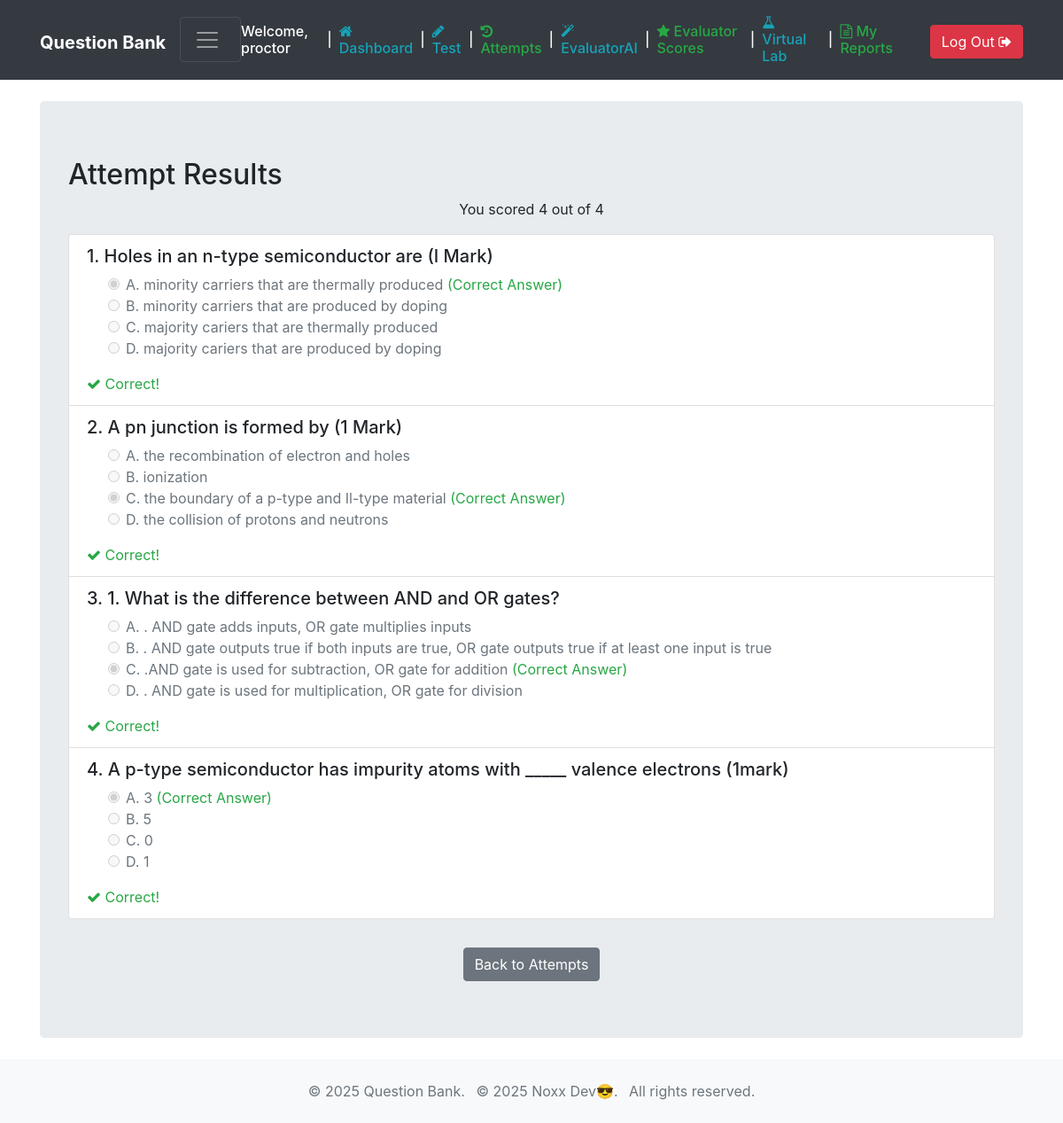
Page /attempts/18/ (signed in) on the committed database.
### QuestionBank/models.py (models this page shows, shortened)
class CustomUser(AbstractUser):
    user_id = models.AutoField(primary_key=True)  # Explicit primary key
    username = models.CharField(max_length=50, unique=True)
    password = models.CharField(max_length=255)
    rating = models.FloatField(default=0.0)

class Response(models.Model):
    response_id = models.AutoField(primary_key=True)
    user = models.ForeignKey(CustomUser, on_delete=models.CASCADE)
    question = models.ForeignKey(Question, on_delete=models.CASCADE)
    selected_option = models.IntegerField(blank=True, null=True)  # Optional for word completion
    is_correct = models.BooleanField()
    timestamp = models.DateTimeField(auto_now_add=True)
    attempt = models.ForeignKey(Attempt, on_delete=models.CASCADE)

class Question(models.Model):
    MULTIPLE_CHOICE = 'multi'
    WORD_COMPLETION = 'word'
    QUESTION_TYPES = [
        (MULTIPLE_CHOICE, 'Multiple Choice'),
        (WORD_COMPLETION, 'Word Completion'),
    ]
    question_id = models.AutoField(primary_key=True)
    question_text = models.TextField()
    option1 = models.TextField(blank=True, null=True)  # Optional for word completion
    option2 = models.TextField(blank=True, null=True)  # Optional for word completion
    option3 = models.TextField(blank=True, null=True)  # Optional for word completion
    option4 = models.TextField(blank=True, null=True)  # Optional for word completion
    correct_option = models.IntegerField(blank=True, null=True)  # Optional for word completion
    difficulty = models.FloatField()
    type = models.CharField(max_length=5, choices=QUESTION_TYPES, default=MULTIPLE_CHOICE)

### QuestionBank/views.py (the view)
# urls.py: path('attempts/<int:attempt_id>/', views.view_attempt, name='view_attempt'),
@login_required
def view_attempt(request, attempt_id):
    attempt = get_object_or_404(Attempt, attempt_id=attempt_id, user=request.user)
    responses = Response.objects.filter(attempt=attempt)
    correct_answers = responses.filter(is_correct=True).count()
    total_questions = responses.count()
    return render(request, 'bank/view_attempt.html', {
        'attempt': attempt,
        'responses': responses,
        'correct_answers': correct_answers,
        'total_questions': total_questions,
    })

### QuestionBank/templates/bank/view_attempt.html (shortened to what this page needs)
{% extends 'layout/base.html' %}
{% block content %}
<div class="container">
  <div class="jumbotron my-4">
    <h2>Attempt Results</h2>
    <p class="text-center">You scored {{ correct_answers }} out of {{ total_questions }}</p>
    <ul class="list-group">
      {% for response in responses %}
      <li class="list-group-item">
        <h5>{{ forloop.counter }}. {{ response.question.question_text }}</h5>
        <form>
          <div class="form-check mx-4">
            <input class="form-check-input" type="radio" name="selected_option_{{ response.question.question_id }}"
                   id="choice1_{{ response.question.question_id }}" value="1"
                   {% if response.selected_option == 1 %}checked{% endif %} disabled>
            <label class="form-check-label {% if response.selected_option == 1 and not response.is_correct %}text-danger{% endif %}"
                   for="choice1_{{ response.question.question_id }}"> A.
              {{ response.question.option1 }}
            </label>
            {% if response.question.correct_option == 1 %}
            <span class="text-success">(Correct Answer)</span>
            {% endif %}
          </div>
          <div class="form-check mx-4">
            <input class="form-check-input" type="radio" name="selected_option_{{ response.question.question_id }}"
                   id="choice2_{{ response.question.question_id }}" value="2"
                   {% if response.selected_option == 2 %}checked{% endif %} disabled>
            <label class="form-check-label {% if response.selected_option == 2 and not response.is_correct %}text-danger{% endif %}"
                   for="choice2_{{ response.question.question_id }}"> B.
              {{ response.question.option2 }}
            </label>
          </div>
          <div class="form-check mx-4">
            <input class="form-check-input" type="radio" name="selected_option_{{ response.question.question_id }}"
                   id="choice3_{{ response.question.question_id }}" value="3"
                   {% if response.selected_option == 3 %}checked{% endif %} disabled>
            <label class="form-check-label {% if response.selected_option == 3 and not response.is_correct %}text-danger{% endif %}"
                   for="choice3_{{ response.question.question_id }}"> C.
              {{ response.question.option3 }}
            </label>
            {% if response.question.correct_option == 3 %}
            <span class="text-success">(Correct Answer)</span>
            {% endif %}
          </div>
          <div class="form-check mx-4">
            <input class="form-check-input" type="radio" name="selected_option_{{ response.question.question_id }}"
                   id="choice4_{{ response.question.question_id }}" value="4"
                   {% if response.selected_option == 4 %}checked{% endif %} disabled>
            <label class="form-check-label {% if response.selected_option == 4 and not response.is_correct %}text-danger{% endif %}"
                   for="choice4_{{ response.question.question_id }}"> D.
              {{ response.question.option4 }}
            </label>
          </div>
        </form>
        <div class="mt-3">
          {% if response.is_correct %}
          <span class="text-success"><i class="fa fa-check"></i> Correct!</span>
          {% else %}
          <span class="text-danger"><i class="fa fa-times"></i> Incorrect</span>
          {% endif %}
        </div>
      </li>
      {% endfor %}
    </ul>
    <div class="text-center mt-4">
      <a href="{% url 'bank:list_attempts' %}" class="btn btn-secondary mt-2">Back to Attempts</a>
    </div>
  </div>
</div>
{% endblock content %}

### QuestionBank/templates/layout/base.html (shortened to what this page needs)
{% load static %}
<!doctype html>
<html lang="en">
<head>
    <link rel="stylesheet" href="https://maxcdn.bootstrapcdn.com/bootstrap/4.0.0-beta.2/css/bootstrap.min.css">
    <link rel="stylesheet" href="https://maxcdn.bootstrapcdn.com/font-awesome/4.7.0/css/font-awesome.min.css">
    <link rel="stylesheet" href="{% static 'assets/css/main.css' %}">
</head>
<body class="bg-white">
    <nav class="navbar navbar-expand-md navbar-dark bg-dark">
        <div class="container">
            <h1><a href="{% url 'bank:user_home' %}" class="navbar-brand">
            <strong>Question Bank</strong></a></h1>
            <button type="button" class="navbar-toggler wiggle-pulse d-flex align-items-center" data-toggle="collapse" data-target="#navbar" aria-controls="navbar" aria-expanded="false" aria-label="Toggle navigation">
                <span class="navbar-toggler-icon mr-2"></span>
            </button>
            <div class="collapse navbar-collapse justify-content-end " id="navbar">
                {% if not request.user.is_active %}
                <a href="{% url 'bank:login' %}" class="btn btn-success mt-1 ml-2"><i class="fa fa-sign-in" aria-hidden="true"></i> Log In</a>
                {% else %}
                <h6 class="text-white mt-2 mr-2">Welcome, {{ request.user.username }}</h6>
                <h6 class="text-light mt-2 mr-2">|</h6>
                <h6 class="text-white mt-2 mr-2"><a href="{% url 'bank:user_home' %}" class="text-info"><i class="fa fa-home"></i> Dashboard</a></h6>
                <h6 class="text-light mt-2 mr-2">|</h6>
                <h6 class="text-white mt-2 mr-2"><a href="{% url 'bank:generate_quiz' %}" class="text-info"> <i class="fa fa-pencil"></i> Test </a></h6>
                <h6 class="text-light mt-2 mr-2">|</h6>
                <h6 class="text-white mt-2 mr-2"><a href="{% url 'bank:list_attempts' %}" class="text-success"><i class="fa fa-history"></i> Attempts</a></h6>
                <h6 class="text-light mt-2 mr-2">|</h6>
                <h6 class="text-white mt-2 mr-2"><a href="{% url 'bank:evaluator_ai' %}" class="text-info"><i class="fa fa-magic"></i> EvaluatorAI</a></h6>
                <h6 class="text-light mt-2 mr-2">|</h6>
                <h6 class="text-white mt-2 mr-2"><a href="{% url 'bank:evaluated_responses' %}" class="text-success"><i class="fa fa-star"></i> Evaluator Scores</a></h6>
                <h6 class="text-light mt-2 mr-2">|</h6>
                <h6 class="text-white mt-2 mr-2"><a href="{% url 'bank:experiment_list' %}" class="text-info"><i class="fa fa-flask"></i> Virtual Lab</a></h6>
                <h6 class="text-light mt-2 mr-2">|</h6>
                <h6 class="text-white mt-2 mr-2"><a href="{% url 'bank:report_list' %}" class="text-success"><i class="fa fa-file-text-o"></i> My Reports</a></h6>
                <a href="{% url 'bank:logout' %}" class="btn btn-danger mt-1 ml-4">Log Out <i class="fa fa-sign-out" aria-hidden="true"></i></a>
                {% endif %}
            </div>
        </div>
    </nav>
    {% block content %}
    {% endblock content %}
    <footer class="bg-light text-muted py-0">
        <div class="container py-4">
            <ul class="list-inline mb-0 text-center">
                <li class="list-inline-item">&copy; 2025 Question Bank.</li>
                <li class="list-inline-item">&copy; 2025 Noxx Dev😎.</li>
                <li class="list-inline-item">All rights reserved.</li>
            </ul>
        </div>
    </footer>
</body>
</html>

### QuestionBank/static/assets/css/main.css (style rules this page uses)
button { background-color: #4CAF50; color: white; padding: 10px 20px; border: none; border-radius: 4px; cursor: pointer; }
.wiggle-pulse { animation: wigglePulse 1.2s ease-in-out infinite alternate; }
.navbar-toggler { padding: 0.6rem 0.9rem; }

### QuestionBank/templates/layout/base.html (style rules this page uses)
.wiggle-pulse { animation: wigglePulse 1.2s ease-in-out 1; }

### rows in the picture
CustomUser: user.username "proctor"
Response: question.question_text "Holes in an n-type semiconductor are (I Mark)", selected_option "☑ A. minority carriers that are", question.option1 "minority carriers that are thermally produced", shows "(Correct Answer)", selected_option "☐ B. minority carriers that are", question.option2 "minority carriers that are produced by doping", selected_option "☐ C. majority cariers that are t", question.option3 "majority cariers that are thermally produced", selected_option "☐ D. majority cariers that are p", question.option4 "majority cariers that are produced by doping", is_correct True (drawn)
Response: question.question_text "A pn junction is formed by (1 Mark)", selected_option "☐ A. the recombination of electr", question.option1 "the recombination of electron and holes", selected_option "☐ B. ionization", question.option2 "ionization", selected_option "☑ C. the boundary of a p-type an", question.option3 "the boundary of a p-type and Il-type material", shows "(Correct Answer)", selected_option "☐ D. the collision of protons an", question.option4 "the collision of protons and neutrons", is_correct True (drawn)
Response: question.question_text "1. What is the difference between AND and OR gates?", selected_option "☐ A. . AND gate adds inputs, OR", question.option1 ". AND gate adds inputs, OR gate multiplies inputs", selected_option "☐ B. . AND gate outputs true if", question.option2 ". AND gate outputs true if both inputs are true, OR gate outputs true if at least one input is true", selected_option "☑ C. .AND gate is used for subtr", question.option3 ".AND gate is used for subtraction, OR gate for addition", shows "(Correct Answer)", selected_option "☐ D. . AND gate is used for mult", question.option4 ". AND gate is used for multiplication, OR gate for division", is_correct True (drawn)
Response: question.question_text "A p-type semiconductor has impurity atoms with _____ valence electrons (1mark)", selected_option "☑ A. 3", question.option1 "3", shows "(Correct Answer)", selected_option "☐ B. 5", question.option2 "5", selected_option "☐ C. 0", question.option3 "0", selected_option "☐ D. 1", question.option4 "1", is_correct True (drawn)

### other values in the picture
{{ correct_answers }} "4"
{{ total_questions }} "4"
